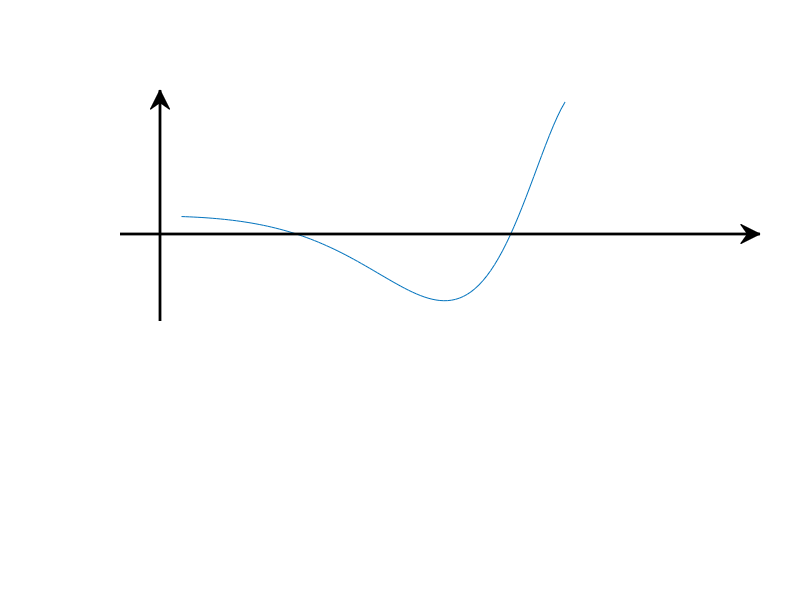

Write the MATLAB code that produced this figure.
clear
figure
hold on
pinkish_rgb = [1,1-(1-0.811764705882353)/2,1-(1-0.862745098039216)/2;];
slate_rgb = 1-(1- [0.317647058823529,0.396078431372549,0.447058823529412;])/1.3

X = linspace(0,1)
Y = sin(exp(1.8*X))
for i = 1:size(X,2)-1
DYDX(i) = (Y(i+1) - Y(i)) / (X(i+1) - X(i))
end
plot(X(1:end-1),DYDX)
%Xs
xlim([-0.2 1.4])
ylim([-25 15])

set(gca,'box', 'off')
set(gcf,'color','white' ,'position', [230 250 500 550])
axis off
%Axes
annotation('textarrow',[0.2 0.2],[0.465 0.85],'string',' ', ...
      'HeadStyle','vback2','LineStyle', '-', 'linewidth', 2, ...
      'TextRotation',90, ...
      'fontname', 'Cambria', 'fontsize', 16)

annotation('textarrow',[0.15 0.95],[0.61 0.61],'string',' ', ...
      'HeadStyle','vback2','LineStyle', '-', 'linewidth', 2, ...
      'TextRotation',90, ...
      'fontname', 'Cambria', 'fontsize', 16)
%Style  



%line([0.9-0.131; 1.031-0.131], [0.0-2.5; 1.6*2/3-2.5], ...
%    'color','black','linewidth',2.5)
%line([0.9+0.07; 1.031+0.07], [0.0-6; 1.6*2/3-6], ...
%    'color','black','linewidth',2.5,'linestyle',':')